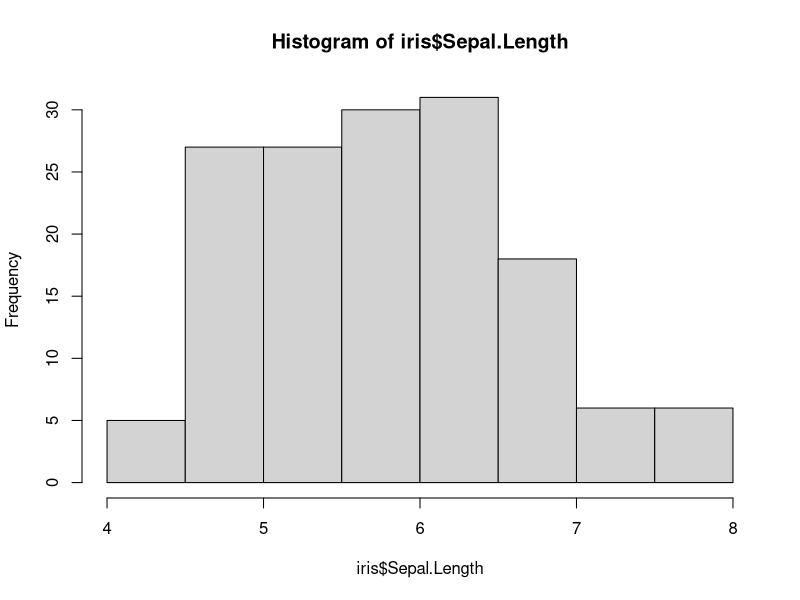
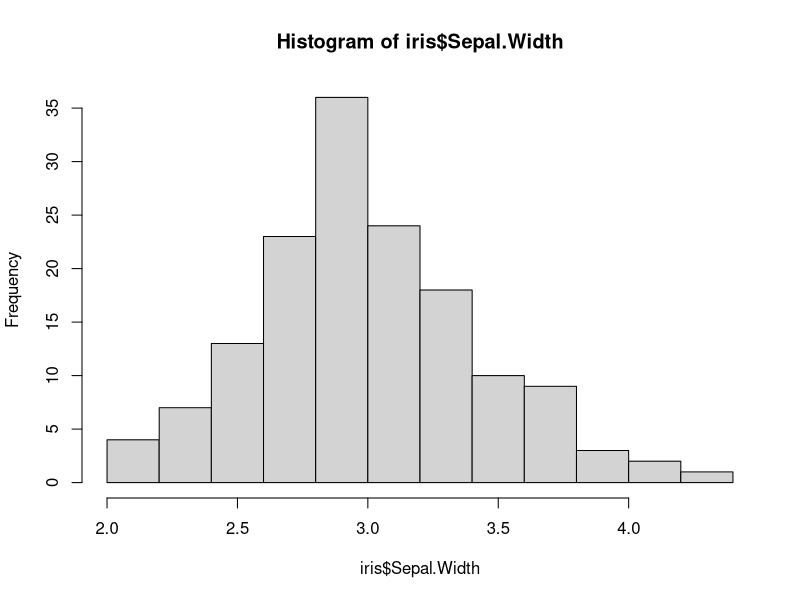
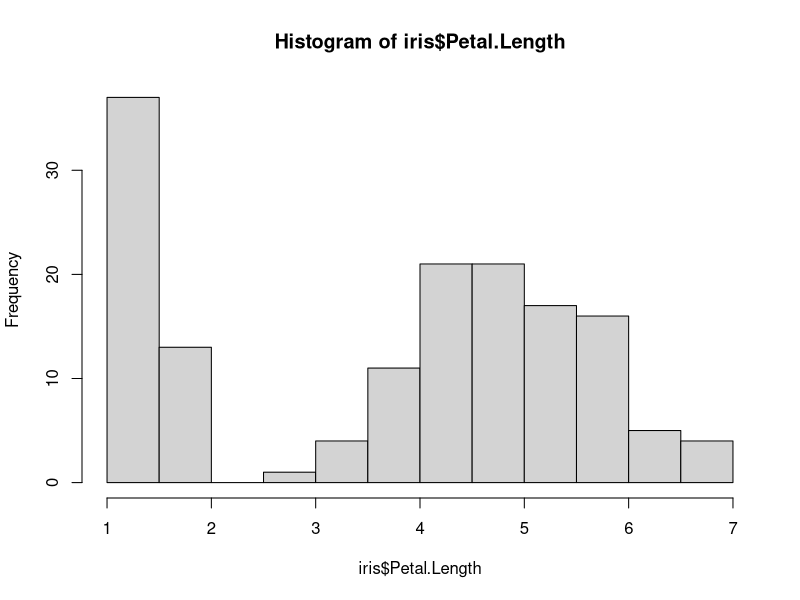
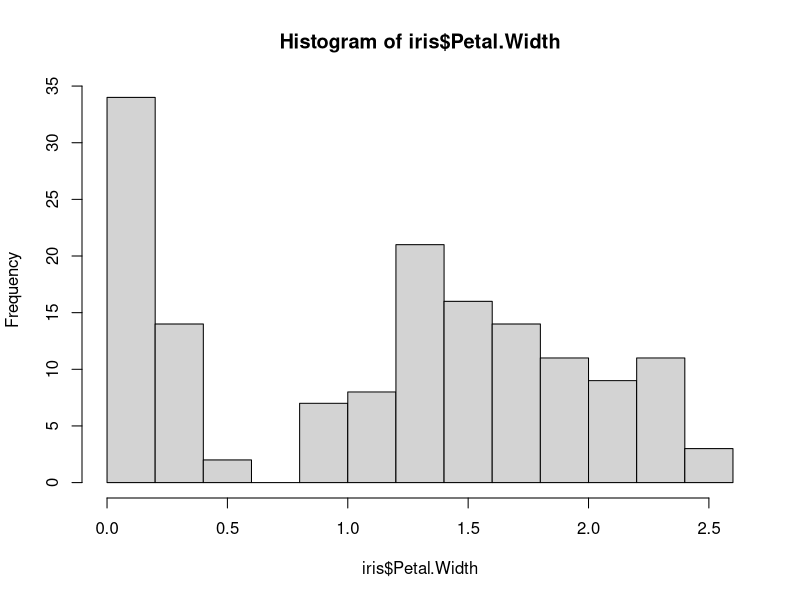
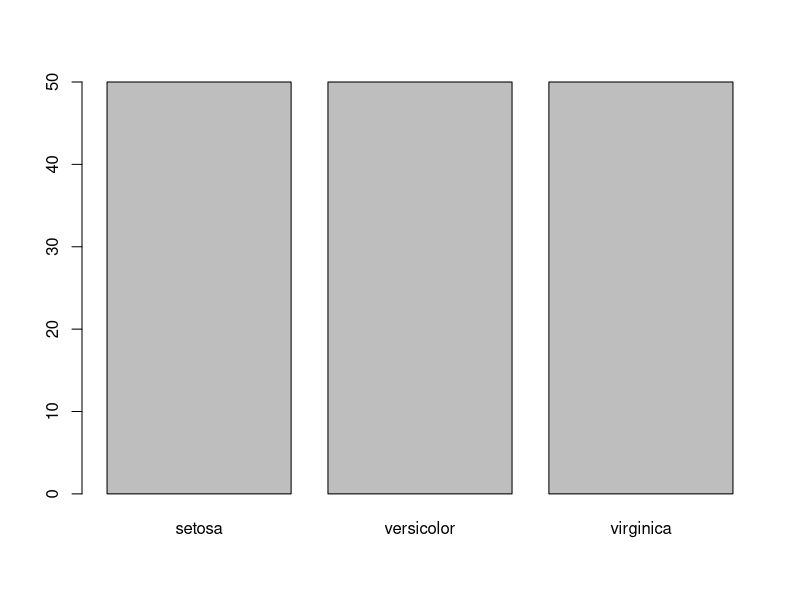

Here is the R script that generated these plots, in order: (Note: this script raises an error after producing the figures.)
library(stats)
library(dplyr)

data(iris)

#Data Summarization----
summary(iris)
str(iris)

getmode<-function(x){
         uniq<-unique(x)
         uniq[which.max(tabulate(match(x,uniq)))]
}

x<-c(iris$Sepal.Length)
SL_mode<-getmode(x)
print(SL_mode)                          

x<-c(iris$Sepal.Width)
SW_mode<-getmode(x)
print(SW_mode)

x<-c(iris$Petal.Length)
PL_mode<-getmode(x)
print(PL_mode)

x<-c(iris$Petal.Width)
PW_mode<-getmode(x)
print(PW_mode)

x<-c(iris$Species)
SP_mode<-getmode(x)
print(SP_mode)

# Calculate Standard Deviation----
Std_Deviation<-c(sd(iris$Sepal.Length), sd(iris$Sepal.Width),
                 sd(iris$Petal.Length), sd(iris$Petal.Width))
print((Std_Deviation))

# Calculate Variance----
Variance<-c(var(iris$Sepal.Length), var(iris$Sepal.Width),
                 var(iris$Petal.Length), var(iris$Petal.Width))
print(Variance)

X1<-c("Sepal.Length","Sepal.Width","Petal.Length","Petal.Width")

tab<-data.frame(X1, Std_Deviation, Variance)
tab

##Calculate IQR----
quantile(iris$Sepal.Length)
quantile(iris$Sepal.Width)
quantile(iris$Petal.Length)
quantile(iris$Petal.Width)

#Data Visualization----
#Numeric Data - Histogram
hist(iris$Sepal.Length)
hist(iris$Sepal.Width)
hist(iris$Petal.Length)
hist(iris$Petal.Width)

#Categorical Data - Barplot
table(iris$Species)
barplot(table(iris$Species))

library(party)

str(iris)

set.seed(7)

train<-iris[1:112,]
test<-iris[113:150,]

iris_ctree<-ctree(train$Species~.,data = train)

testPred<-predict(iris_ctree, test, type='response')
testPred

a<-table(testPred,test$Species)
a
plot(iris_ctree)
